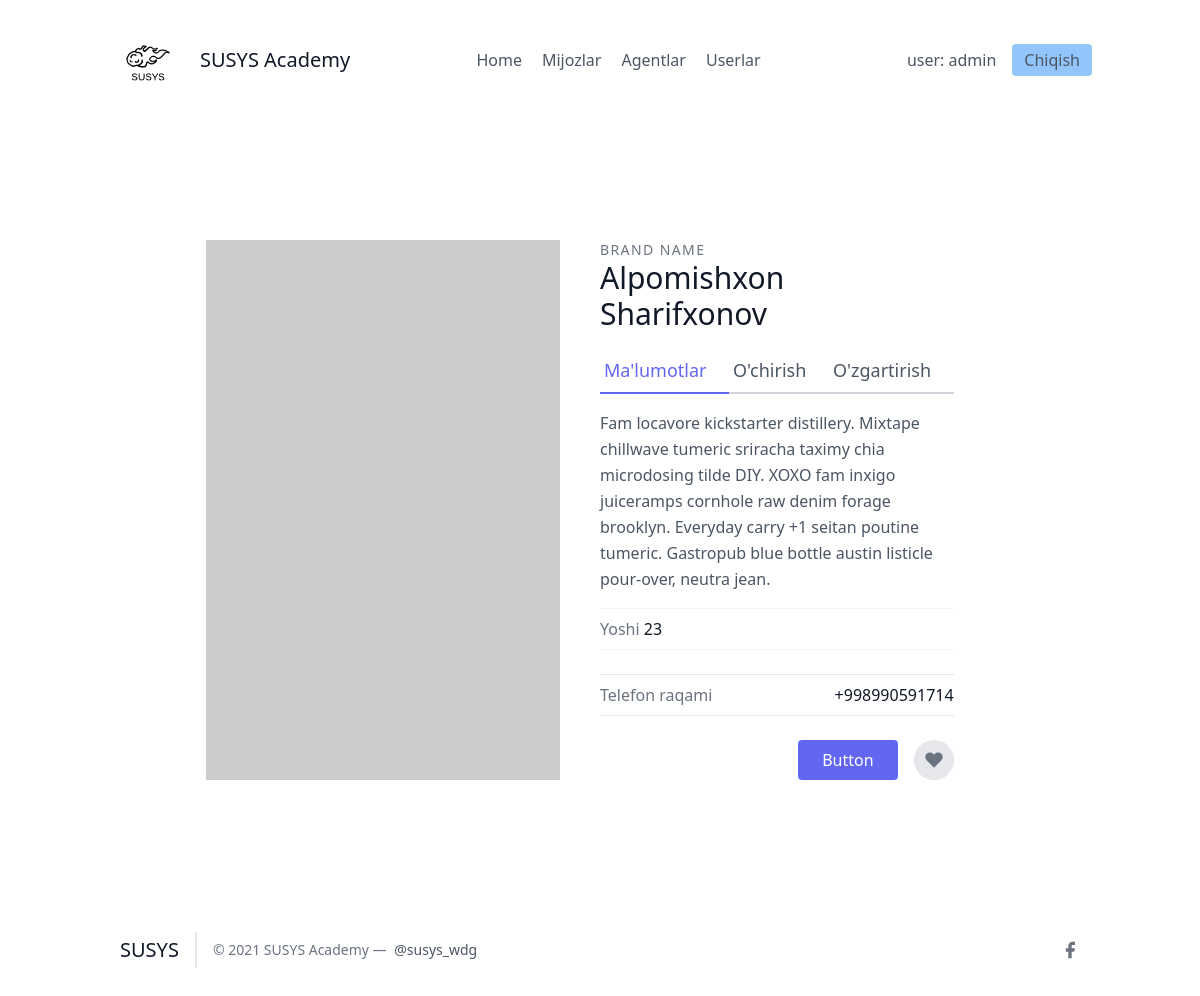
The page /leads/1/ (signed in) on the database its author committed.
### leads/models.py (models this page shows, shortened)
class User(AbstractUser):
  pass

class Lead(models.Model):
  fristName = models.CharField(max_length=20)
  lastName = models.CharField(max_length=20)
  age = models.IntegerField(default=0)
  email = models.EmailField(max_length=50)
  agent = models.ForeignKey("Agent", blank = True, on_delete=models.CASCADE)

### leads/views.py (the view)
# urls.py: path('<int:pk>/', LeadDetailView.as_view(), name='detallar'),
class LeadDetailView(LoginRequiredMixin, DetailView):
  template_name = "details.html"
  queryset = models.Lead.objects.all()
  context_object_name = "lead"

### template/details.html (shortened to what this page needs)
{% extends 'main.html' %}
{% block content %}
    <section class="text-gray-600 body-font overflow-hidden">
    <div class="container px-5 py-24 mx-auto">
    <div class="lg:w-4/5 mx-auto flex flex-wrap">
        <img alt="ecommerce" class="lg:w-1/2 w-full lg:pr-10 lg:py-6 mb-6 lg:mb-0 object-cover object-center rounded" src="https://dummyimage.com/400x400">
      <div class="lg:w-1/2 w-full lg:pr-10 lg:py-6 mb-6 lg:mb-0">
        <h2 class="text-sm title-font text-gray-500 tracking-widest">BRAND NAME</h2>
        <h1 class="text-gray-900 text-3xl title-font font-medium mb-4">{{lead.fristName}} {{lead.lastName}}</h1>
        <div class="flex mb-4">
            <a href="{% url 'leads:detallar' lead.pk %}" class="flex-grow text-indigo-500 border-b-2 border-indigo-500 py-2 text-lg px-1">
                Ma'lumotlar
            </a>
            <a href="{% url 'leads:delete' lead.pk %}" class="flex-grow border-b-2 border-gray-300 py-2 text-lg px-1">
                O'chirish
            </a>
            <a href="{% url 'leads:update' lead.pk %}" class="flex-grow border-b-2 border-gray-300 py-2 text-lg px-1">
                O'zgartirish
            </a>
        </div>
        <p class="leading-relaxed mb-4">Fam locavore kickstarter distillery. Mixtape chillwave tumeric sriracha taximy chia microdosing tilde DIY. XOXO fam inxigo juiceramps cornhole raw denim forage brooklyn. Everyday carry +1 seitan poutine tumeric. Gastropub blue bottle austin listicle pour-over, neutra jean.</p>
        <div class="flex border-t border-b mb-6 border-gray-100 py-2">
          <span class="text-gray-500">Yoshi<pan>
          <span class="ml-auto text-gray-900">{{ lead.age }}</span>
        </div>
        <div class="flex border-t border-b mb-6 border-gray-200 py-2">
          <span class="text-gray-500">Telefon raqami</span>
          <span class="ml-auto text-gray-900">+998990591714</span>
        </div>
        <div class="flex">
          <button class="flex ml-auto text-white bg-indigo-500 border-0 py-2 px-6 focus:outline-none hover:bg-indigo-600 rounded">Button</button>
          <button class="rounded-full w-10 h-10 bg-gray-200 p-0 border-0 inline-flex items-center justify-center text-gray-500 ml-4">
            <svg fill="currentColor" stroke-linecap="round" stroke-linejoin="round" stroke-width="2" class="w-5 h-5" viewBox="0 0 24 24">
              <path d="M20.84 4.61a5.5 5.5 0 00-7.78 0L12 5.67l-1.06-1.06a5.5 5.5 0 00-7.78 7.78l1.06 1.06L12 21.23l7.78-7.78 1.06-1.06a5.5 5.5 0 000-7.78z"></path>
            </svg>
          </button>
        </div>
      </div>
    </div>
    </div>
    </section>
{% endblock %}

### template/details/navbar.html (shortened to what this page needs)
{% load static %}
<header class="text-gray-600 body-font">
  <div class="container mx-auto flex flex-wrap p-5 flex-col md:flex-row items-center">
    <a class="flex title-font font-medium items-center text-gray-900 mb-4 md:mb-0">
      <img src="{% static 'img/logo-dark.png' %}" style="width: 80px;" alt="Logo">
      <span class="ml-3 text-xl">SUSYS Academy</span>
    </a>
    <nav class="md:ml-auto md:mr-auto flex flex-wrap items-center text-base justify-center">
      <a href="/" class="mr-5 hover:text-gray-900">Home</a>
      <a href="/leads/" class="mr-5 hover:text-gray-900">Mijozlar</a>
      <a href="/agents/" class="mr-5 hover:text-gray-900">Agentlar</a>
      <a href="/users/" class="mr-5 hover:text-gray-900">Userlar</a>
    </nav>
    {% if request.user.is_authenticated %}
      user: {{ request.user.username }}
      <button class="ml-4 inline-flex items-center bg-blue-300 border-0 py-1 px-3 focus:outline-none hover:bg-blue-200 rounded text-base mt-4 md:mt-0">
        <a href="{% url 'logout'%}">
          Chiqish
        </a>
      </button>
    {% endif %}
  </div>
</header>

### rows shown on the page
User: user.username "admin"
Lead: fristName "Alpomishxon", lastName "Sharifxonov", age "23"
